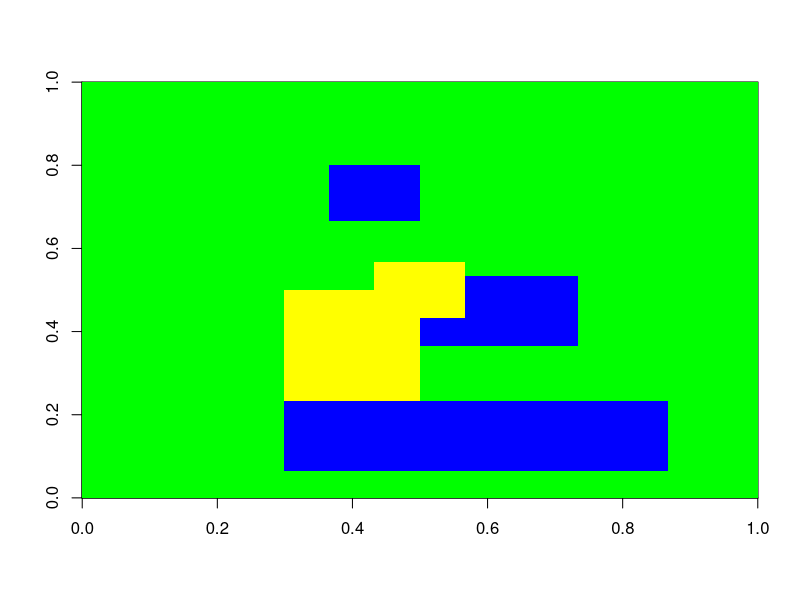

Generate this figure with R:
geoRadius <- 15000/20
cityGrid <- matrix(rep(-1,(2*geoRadius)^2), 2*geoRadius, 2*geoRadius)
for(i in -geoRadius:geoRadius){
  for(j in -geoRadius:geoRadius){
    cityGrid[i+geoRadius,j+geoRadius] <- 0
  }
}

#Lexington Residential
for(x in 750:1100){
  for(y in 550:800){
    cityGrid[x,y] <- 1
  }
}

for(x in 450:1300){
  for(y in 100:350){
    cityGrid[x,y] <- 1
  }
}

for(x in 550:750){
   for(y in 1000:1200){
   cityGrid[x,y] <- 1
  }
}

#Lexington Industrial
for(x in 450:750){
  for(y in 350:750){
    cityGrid[x,y] <- 2
  }
}
for(x in 650:850){
  for(y in 650:850){
    cityGrid[x,y] <- 2
  }
}

image(cityGrid, col = c("green","blue", "yellow"))